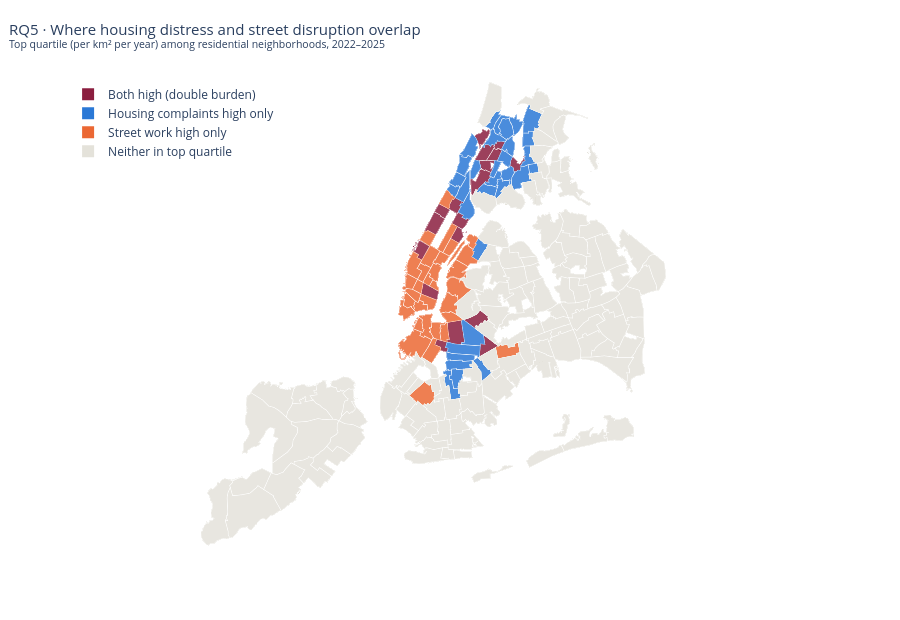

Notebook code for this chart:
### Markdown cell above
### RQ5. Which neighborhoods carry a "double burden": top quartile for BOTH housing problems and street work per km2?

**Why it matters:** These are the places where residents live with both indoor housing problems and outdoor street disruption. That makes them candidates for coordinated action.

**Method:** Neighborhood densities for 2022-2025. Each neighborhood is classed by whether it is in the top 25% for H6, for T3, for both, or for neither. The number of "both" is compared with what independence would give (25% x 25%).

**Chart choice:** Choropleth map of the four classes: geography is the point of the question.

### Code cell
table, fig, st = A.rq5_double_burden_map(integrated, nta_geo)
print('Neighborhood counts per class:', st['counts'])
print('If the two were unrelated we would expect about', st['expected_if_independent'],
      'double-burden neighborhoods (25% x 25% of', st['n'], ')')
print('Double-burden neighborhoods by borough:', st['by_borough'])
display(table.head(25))
RESULTS['rq5'] = st
save(fig, 'rq5')

### Figure 1 — Plotly figure (JSON) as saved in the notebook; plotly's stock layout.template omitted (floating-point values rounded to 4 significant figures; data arrays with more than 128 entries replaced by an {"elided": "..."} marker saying what was removed)
{"data": [{"colorscale": [[0.0, "#8b1e3f"], [1.0, "#8b1e3f"]], "customdata": [["BK0301", "BROOKLYN", 2613.0, 1882.0, "Both high (double burden)"], ["BK0401", "BROOKLYN", 2958.0, 1813.0, "Both high (double burden)"], ["BK0801", "BROOKLYN", 2726.0, 1935.0, "Both high (double burden)"], ["BK1601", "BROOKLYN", 2994.0, 2551.0, "Both high (double burden)"], ["BX0401", "BRONX", 7418.0, 1798.0, "Both high (double burden)"], ["BX0403", "BRONX", 9887.0, 2120.0, "Both high (double burden)"], ["BX0501", "BRONX", 6874.0, 1764.0, "Both high (double burden)"], ["BX0502", "BRONX", 11790.0, 3082.0, "Both high (double burden)"], ["BX0503", "BRONX", 17390.0, 2291.0, "Both high (double burden)"], ["BX0601", "BRONX", 4692.0, 2538.0, "Both high (double burden)"], ["MN0303", "MANHATTAN", 3346.0, 2544.0, "Both high (double burden)"], ["MN0402", "MANHATTAN", 3038.0, 3213.0, "Both high (double burden)"], ["MN0702", "MANHATTAN", 2532.0, 3121.0, "Both high (double burden)"], ["MN0703", "MANHATTAN", 4666.0, 1757.0, "Both high (double burden)"], ["MN0803", "MANHATTAN", 2660.0, 2087.0, "Both high (double burden)"], ["MN1001", "MANHATTAN", 9229.0, 1918.0, "Both high (double burden)"], ["MN1101", "MANHATTAN", 3539.0, 2405.0, "Both high (double burden)"], ["MN1203", "MANHATTAN", 7710.0, 2784.0, "Both high (double burden)"]], "featureidkey": "properties.nta_code", "geojson": {"crs": {"properties": {"name": "urn:ogc:def:crs:OGC:1.3:CRS84"}, "type": "name"}, "features": {"elided": "262 records"}, "name": "nta_boundaries", "type": "FeatureCollection"}, "hovertemplate": "<b>%{hovertext}</b><br><br>borough=%{customdata[1]}<br>Housing problems /km²/yr=%{customdata[2]:.0f}<br>Permits /km²/yr=%{customdata[3]:.0f}<extra></extra>", "hovertext": ["Bedford-Stuyvesant (West)", "Bushwick (West)", "Prospect Heights", "Ocean Hill", "Concourse-Concourse Village", "Mount Eden-Claremont (West)", "University Heights (South)-Morris Heights", "Mount Hope", "Fordham Heights", "West Farms", "East Village", "Hell's Kitchen", "Upper West Side (Central)", "Upper West Side-Manhattan Valley", "Upper East Side-Yorkville", "Harlem (South)", "East Harlem (South)", "Inwood"], "locations": ["BK0301", "BK0401", "BK0801", "BK1601", "BX0401", "BX0403", "BX0501", "BX0502", "BX0503", "BX0601", "MN0303", "MN0402", "MN0702", "MN0703", "MN0803", "MN1001", "MN1101", "MN1203"], "marker": {"line": {"color": "white", "width": 0.4}, "opacity": 0.85}, "name": "Both high (double burden)", "showlegend": true, "showscale": false, "subplot": "map", "type": "choroplethmap", "z": [1, 1, 1, 1, 1, 1, 1, 1, 1, 1, 1, 1, 1, 1, 1, 1, 1, 1]}, {"colorscale": [[0.0, "#2a78d6"], [1.0, "#2a78d6"]], "customdata": {"elided": "32x5 mixed values"}, "featureidkey": "properties.nta_code", "geojson": {"crs": {"properties": {"name": "urn:ogc:def:crs:OGC:1.3:CRS84"}, "type": "name"}, "features": {"elided": "262 records"}, "name": "nta_boundaries", "type": "FeatureCollection"}, "hovertemplate": "<b>%{hovertext}</b><br><br>borough=%{customdata[1]}<br>Housing problems /km²/yr=%{customdata[2]:.0f}<br>Permits /km²/yr=%{customdata[3]:.0f}<extra></extra>", "hovertext": ["Bedford-Stuyvesant (East)", "Crown Heights (North)", "Crown Heights (South)", "Prospect Lefferts Gardens-Wingate", "Flatbush", "East Flatbush-Erasmus", "East Flatbush-Remsen Village", "Melrose", "Longwood", "Morrisania", "Claremont Village-Claremont (East)", "Crotona Park East", "Highbridge", "Tremont", "Belmont", "University Heights (North)-Fordham", "Bedford Park", "Norwood", "Kingsbridge Heights-Van Cortlandt Village", "Kingsbridge-Marble Hill", "Soundview-Bruckner-Bronx River", "Parkchester", "Pelham Parkway-Van Nest", "Allerton", "Williamsbridge-Olinville", "Manhattanville-West Harlem", "Hamilton Heights-Sugar Hill", "Harlem (North)", "East Harlem (North)", "Washington Heights (South)", "Washington Heights (North)", "Astoria (Central)"], "locations": ["BK0302", "BK0802", "BK0901", "BK0902", "BK1401", "BK1701", "BK1704", "BX0102", "BX0202", "BX0301", "BX0302", "BX0303", "BX0402", "BX0602", "BX0603", "BX0701", "BX0702", "BX0703", "BX0801", "BX0802", "BX0901", "BX0904", "BX1101", "BX1104", "BX1201", "MN0902", "MN0903", "MN1002", "MN1102", "MN1201", "MN1202", "QN0103"], "marker": {"line": {"color": "white", "width": 0.4}, "opacity": 0.85}, "name": "Housing complaints high only", "showlegend": true, "showscale": false, "subplot": "map", "type": "choroplethmap", "z": [1, 1, 1, 1, 1, 1, 1, 1, 1, 1, 1, 1, 1, 1, 1, 1, 1, 1, 1, 1, 1, 1, 1, 1, 1, 1, 1, 1, 1, 1, 1, 1]}, {"colorscale": [[0.0, "#eb6834"], [1.0, "#eb6834"]], "customdata": {"elided": "32x5 mixed values"}, "featureidkey": "properties.nta_code", "geojson": {"crs": {"properties": {"name": "urn:ogc:def:crs:OGC:1.3:CRS84"}, "type": "name"}, "features": {"elided": "262 records"}, "name": "nta_boundaries", "type": "FeatureCollection"}, "hovertemplate": "<b>%{hovertext}</b><br><br>borough=%{customdata[1]}<br>Housing problems /km²/yr=%{customdata[2]:.0f}<br>Permits /km²/yr=%{customdata[3]:.0f}<extra></extra>", "hovertext": ["Greenpoint", "Williamsburg", "South Williamsburg", "Brooklyn Heights", "Downtown Brooklyn-DUMBO-Boerum Hill", "Fort Greene", "Clinton Hill", "East New York (North)", "Carroll Gardens-Cobble Hill-Gowanus-Red Hook", "Park Slope", "Borough Park", "Financial District-Battery Park City", "Tribeca-Civic Center", "SoHo-Little Italy-Hudson Square", "Greenwich Village", "West Village", "Chinatown-Two Bridges", "Lower East Side", "Chelsea-Hudson Yards", "Midtown South-Flatiron-Union Square", "Midtown-Times Square", "Stuyvesant Town-Peter Cooper Village", "Gramercy", "Murray Hill-Kips Bay", "East Midtown-Turtle Bay", "Upper West Side-Lincoln Square", "Upper East Side-Lenox Hill-Roosevelt Island", "Upper East Side-Carnegie Hill", "Morningside Heights", "Old Astoria-Hallets Point", "Queensbridge-Ravenswood-Dutch Kills", "Long Island City-Hunters Point"], "locations": ["BK0101", "BK0102", "BK0103", "BK0201", "BK0202", "BK0203", "BK0204", "BK0502", "BK0601", "BK0602", "BK1202", "MN0101", "MN0102", "MN0201", "MN0202", "MN0203", "MN0301", "MN0302", "MN0401", "MN0501", "MN0502", "MN0601", "MN0602", "MN0603", "MN0604", "MN0701", "MN0801", "MN0802", "MN0901", "QN0102", "QN0105", "QN0201"], "marker": {"line": {"color": "white", "width": 0.4}, "opacity": 0.85}, "name": "Street work high only", "showlegend": true, "showscale": false, "subplot": "map", "type": "choroplethmap", "z": [1, 1, 1, 1, 1, 1, 1, 1, 1, 1, 1, 1, 1, 1, 1, 1, 1, 1, 1, 1, 1, 1, 1, 1, 1, 1, 1, 1, 1, 1, 1, 1]}, {"colorscale": [[0.0, "#e4e2da"], [1.0, "#e4e2da"]], "customdata": {"elided": "115x5 mixed values"}, "featureidkey": "properties.nta_code", "geojson": {"crs": {"properties": {"name": "urn:ogc:def:crs:OGC:1.3:CRS84"}, "type": "name"}, "features": {"elided": "262 records"}, "name": "nta_boundaries", "type": "FeatureCollection"}, "hovertemplate": "<b>%{hovertext}</b><br><br>borough=%{customdata[1]}<br>Housing problems /km²/yr=%{customdata[2]:.0f}<br>Permits /km²/yr=%{customdata[3]:.0f}<extra></extra>", "hovertext": ["East Williamsburg", "Bushwick (East)", "Cypress Hills", "East New York-New Lots", "Spring Creek-Starrett City", "East New York-City Line", "Windsor Terrace-South Slope", "Sunset Park (West)", "Sunset Park (Central)", "Bay Ridge", "Dyker Heights", "Bensonhurst", "Bath Beach", "Gravesend (West)", "Sunset Park (East)-Borough Park (West)", "Kensington", "Mapleton-Midwood (West)", "Gravesend (South)", "Coney Island-Sea Gate", "Brighton Beach", "Flatbush (West)-Ditmas Park-Parkville", "Midwood", "Gravesend (East)-Homecrest", "Madison", "Sheepshead Bay-Manhattan Beach-Gerritsen Beach", "Brownsville", "East Flatbush-Farragut", "East Flatbush-Rugby", "Flatlands", "Marine Park-Mill Basin-Bergen Beach", "Canarsie", "Mott Haven-Port Morris", "Hunts Point", "Riverdale-Spuyten Duyvil", "Soundview-Clason Point", "Castle Hill-Unionport", "Westchester Square", "Throgs Neck-Schuylerville", "Pelham Bay-Country Club-City Island", "Co-op City", "Morris Park", "Pelham Gardens", "Eastchester-Edenwald-Baychester", "Wakefield-Woodlawn", "Astoria (North)-Ditmars-Steinway", "Astoria (East)-Woodside (North)", "Sunnyside", "Woodside", "Jackson Heights", "East Elmhurst", "North Corona", "Elmhurst", "Corona", "Maspeth", "Ridgewood", "Glendale", "Middle Village", "Rego Park", "Forest Hills", "College Point", "Whitestone-Beechhurst", "Bay Terrace-Clearview", "Murray Hill-Broadway Flushing", "East Flushing", "Queensboro Hill", "Flushing-Willets Point", "Kew Gardens Hills", "Pomonok-Electchester-Hillcrest", "Fresh Meadows-Utopia", "Jamaica Estates-Holliswood", "Jamaica Hills-Briarwood", "Kew Gardens", "Richmond Hill", "South Richmond Hill", "Ozone Park (North)", "Woodhaven", "South Ozone Park", "Ozone Park", "Howard Beach-Lindenwood", "Auburndale", "Bayside", "Douglaston-Little Neck", "Oakland Gardens-Hollis Hills", "Jamaica", "South Jamaica", "Baisley Park", "Springfield Gardens (North)-Rochdale Village", "St. Albans", "Hollis", "Glen Oaks-Floral Park-New Hyde Park", "Bellerose", "Queens Village", "Cambria Heights", "Laurelton", "Springfield Gardens (South)-Brookville", "Rosedale", "Far Rockaway-Bayswater", "Rockaway Beach-Arverne-Edgemere", "Breezy Point-Belle Harbor-Rockaway Park-Broad Channel", "St. George-New Brighton", "Tompkinsville-Stapleton-Clifton-Fox Hills", "Rosebank-Shore Acres-Park Hill", "West New Brighton-Silver Lake-Grymes Hill", "Westerleigh-Castleton Corners", "Port Richmond", "Mariner's Harbor-Arlington-Graniteville", "Grasmere-Arrochar-South Beach-Dongan Hills", "New Dorp-Midland Beach", "Todt Hill-Emerson Hill-Lighthouse Hill-Manor Heights", "New Springville-Willowbrook-Bulls Head-Travis", "Oakwood-Richmondtown", "Great Kills-Eltingville", "Arden Heights-Rossville", "Annadale-Huguenot-Prince's Bay-Woodrow", "Tottenville-Charleston"], "locations": ["BK0104", "BK0402", "BK0501", "BK0503", "BK0504", "BK0505", "BK0701", "BK0702", "BK0703", "BK1001", "BK1002", "BK1101", "BK1102", "BK1103", "BK1201", "BK1203", "BK1204", "BK1301", "BK1302", "BK1303", "BK1402", "BK1403", "BK1501", "BK1502", "BK1503", "BK1602", "BK1702", "BK1703", "BK1801", "BK1802", "BK1803", "BX0101", "BX0201", "BX0803", "BX0902", "BX0903", "BX1001", "BX1002", "BX1003", "BX1004", "BX1102", "BX1103", "BX1202", "BX1203", "QN0101", "QN0104", "QN0202", "QN0203", "QN0301", "QN0302", "QN0303", "QN0401", "QN0402", "QN0501", "QN0502", "QN0503", "QN0504", "QN0601", "QN0602", "QN0701", "QN0702", "QN0703", "QN0704", "QN0705", "QN0706", "QN0707", "QN0801", "QN0802", "QN0803", "QN0804", "QN0805", "QN0901", "QN0902", "QN0903", "QN0904", "QN0905", "QN1001", "QN1002", "QN1003", "QN1101", "QN1102", "QN1103", "QN1104", "QN1201", "QN1202", "QN1203", "QN1204", "QN1205", "QN1206", "QN1301", "QN1302", "QN1303", "QN1304", "QN1305", "QN1306", "QN1307", "QN1401", "QN1402", "QN1403", "SI0101", "SI0102", "SI0103", "SI0104", "SI0105", "SI0106", "SI0107", "SI0201", "SI0202", "SI0203", "SI0204", "SI0301", "SI0302", "SI0303", "SI0304", "SI0305"], "marker": {"line": {"color": "white", "width": 0.4}, "opacity": 0.85}, "name": "Neither in top quartile", "showlegend": true, "showscale": false, "subplot": "map", "type": "choroplethmap", "z": [1, 1, 1, 1, 1, 1, 1, 1, 1, 1, 1, 1, 1, 1, 1, 1, 1, 1, 1, 1, 1, 1, 1, 1, 1, 1, 1, 1, 1, 1, 1, 1, 1, 1, 1, 1, 1, 1, 1, 1, 1, 1, 1, 1, 1, 1, 1, 1, 1, 1, 1, 1, 1, 1, 1, 1, 1, 1, 1, 1, 1, 1, 1, 1, 1, 1, 1, 1, 1, 1, 1, 1, 1, 1, 1, 1, 1, 1, 1, 1, 1, 1, 1, 1, 1, 1, 1, 1, 1, 1, 1, 1, 1, 1, 1, 1, 1, 1, 1, 1, 1, 1, 1, 1, 1, 1, 1, 1, 1, 1, 1, 1, 1, 1, 1]}], "layout": {"height": 620, "legend": {"orientation": "v", "title": {"text": ""}, "tracegroupgap": 0, "x": 0.01, "xanchor": "left", "y": 0.98, "yanchor": "top"}, "map": {"center": {"lat": 40.7, "lon": -73.94}, "domain": {"x": [0.0, 1.0], "y": [0.0, 1.0]}, "style": "white-bg", "zoom": 9.2}, "margin": {"b": 60, "l": 60, "r": 30, "t": 70}, "title": {"font": {"size": 15}, "text": "RQ5 · Where housing distress and street disruption overlap<br><sup>Top quartile (per km² per year) among residential neighborhoods, 2022–2025</sup>", "x": 0.01, "xanchor": "left"}}}
